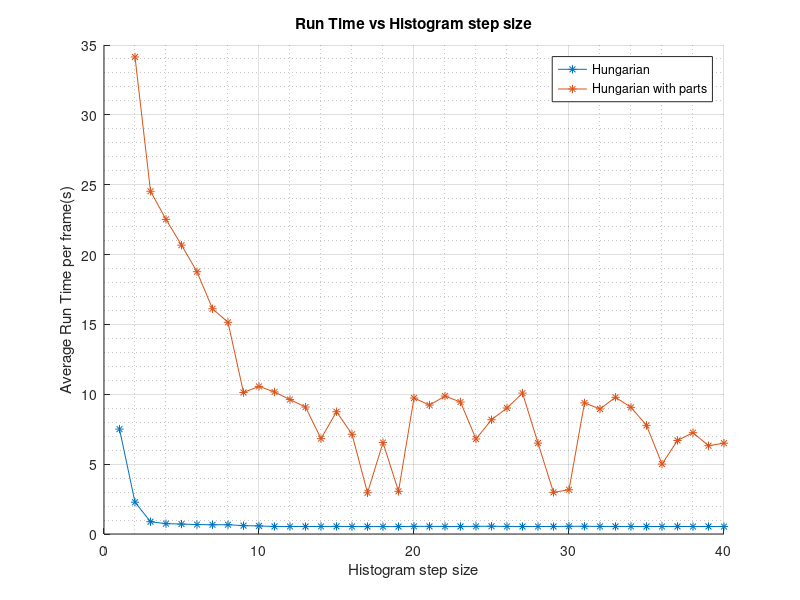
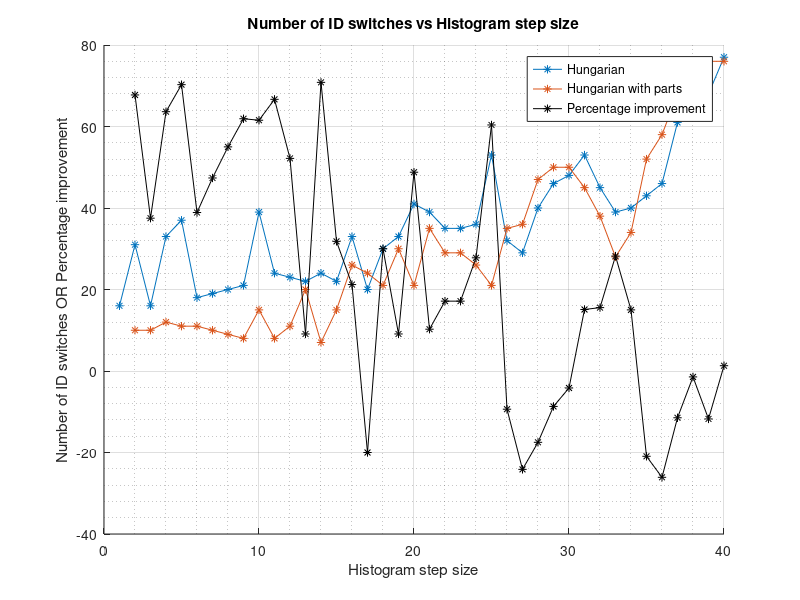

MATLAB code for these plots, in order:
%This scripts compares the result of the RunTime and IDsw between normal
%hungarian and hungarian by parts

clear all;
clc;
close all;

load hungarian_parts_result.mat
load hungarian_result.mat

Num_frames=17;

RunTime     = RunTime./Num_frames;
RunTime_p   = RunTime_p./Num_frames;
step_size   = 1:40;
step_size_p = 2:40;
improvement = ((Accum_ID_SW_store(2:end) - IDsw_p)./Accum_ID_SW_store(2:end)).*100;

figure
hold on
grid on
grid minor
plot(step_size,RunTime,'*-');
plot(step_size_p,RunTime_p,'*-');
title('Run Time vs Histogram step size');
xlabel('Histogram step size');
ylabel('Average Run Time per frame(s)');
legend('Hungarian','Hungarian with parts')
hold off

figure
hold on
grid on
grid minor
plot(step_size,Accum_ID_SW_store,'*-');
plot(step_size_p,IDsw_p,'*-');
plot(step_size_p,improvement,'*-','Color','k');
title('Number of ID switches vs Histogram step size');
xlabel('Histogram step size');
ylabel('Number of ID switches OR Percentage improvement');;
legend('Hungarian','Hungarian with parts','Percentage improvement')
hold off
